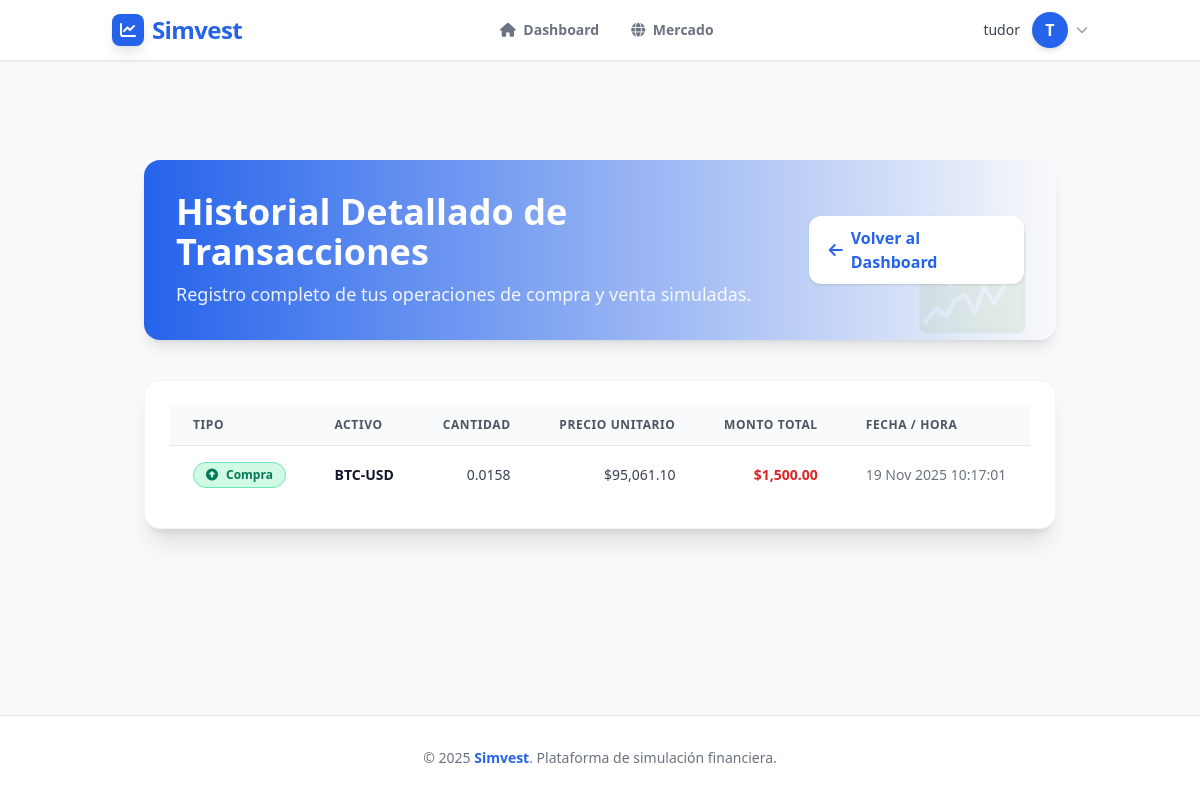
/dashboard/history (signed in), run on the app's committed database.
### app/models.py (models this page shows, shortened)
class User(db.Model, UserMixin):
    __tablename__ = 'users'
    id = db.Column(db.Integer, primary_key=True)
    username = db.Column(db.String(20), unique=True, nullable=False)
    email = db.Column(db.String(120), unique=True, nullable=False)
    password_hash = db.Column(db.String(128), nullable=False)  # Cambiado de password a password_hash
    first_name = db.Column(db.String(50))
    last_name = db.Column(db.String(50))
    capital = db.Column(db.Float, nullable=False, default=10000.00)
    created_at = db.Column(db.DateTime, nullable=False, default=datetime.utcnow)
    last_login = db.Column(db.DateTime)
    is_active = db.Column(db.Boolean, default=True)
    is_verified = db.Column(db.Boolean, default=False)
    profile_picture = db.Column(db.String(255))
    bio = db.Column(db.Text)
    language = db.Column(db.String(10), default='es')
    timezone = db.Column(db.String(50), default='UTC')
    role = db.Column(db.String(20), default='user')
    @property
    def password(self):
        raise AttributeError('La contraseña no es un atributo legible')
    @password.setter
    def password(self, password):
        self.set_password(password)

class Transaction(db.Model):
    __tablename__ = 'transactions'
    id = db.Column(db.Integer, primary_key=True)
    user_id = db.Column(db.Integer, db.ForeignKey('users.id'), nullable=False)
    symbol = db.Column(db.String(10), nullable=False)
    type = db.Column(db.String(10), nullable=False)
    quantity = db.Column(db.Float, nullable=False)
    price_per_unit = db.Column(db.Float, nullable=False)
    total_amount = db.Column(db.Float, nullable=False) # quantity * price_per_unit
    timestamp = db.Column(db.DateTime, index=True, default=func.current_timestamp())
    user = db.relationship('User', backref=db.backref('transactions', lazy=True))

### app/controllers/DashboardController.py (the view)
@dashboard_bp.route('/history')
@login_required
def history():
    all_transactions = Transaction.query.filter_by(user_id=current_user.id)\
                                     .order_by(desc(Transaction.timestamp))\
                                     .all()
    return render_template('Dashboard/history.html', transactions=all_transactions)

### app/__init__.py (called while the page is built)
@app.template_filter('currency')
def currency_filter(value):
    try:
        val = float(value)
        return f"${val:,.2f}"
    except (ValueError, TypeError, AttributeError):
        return value

### app/models.py (called while the page is built)
@login_manager.user_loader
def load_user(user_id):
    return db.session.get(User, int(user_id))

### app/templates/Dashboard/history.html (shortened to what this page needs)
{% extends "base.html" %}
{% block content %}
<main class="container mx-auto px-4 sm:px-6 lg:px-8 py-12 space-y-10">
    <header class="flex flex-col sm:flex-row sm:items-center sm:justify-between bg-gradient-to-r from-simvest-blue to-ocean-600 text-white rounded-2xl shadow-lg p-8 relative overflow-hidden">
        <div class="z-10">
            <h1 class="text-3xl sm:text-4xl font-extrabold mb-2">
                Historial Detallado de Transacciones
            </h1>
            <p class="text-lg opacity-90">Registro completo de tus operaciones de compra y venta simuladas.</p>
        </div>
        <div class="z-10 mt-6 sm:mt-0">
            <a href="{{ url_for('dashboard.dashboard') }}"
               class="inline-flex items-center bg-white text-simvest-blue px-5 py-2.5 rounded-xl font-semibold hover:bg-blue-50 shadow transition transform hover:scale-105">
                <i class="fa-solid fa-arrow-left mr-2"></i> Volver al Dashboard
            </a>
        </div>
        <div class="absolute right-0 bottom-0 opacity-10 text-8xl pr-6 pb-4">
        </div>
    </header>
    <section class="bg-white dark:bg-gray-800 rounded-2xl shadow-xl p-6 border border-gray-100 dark:border-gray-700 hover:shadow-2xl transition duration-300">
        {% if transactions %}
        <div class="overflow-x-auto">
            <table class="min-w-full text-sm text-left text-gray-700 dark:text-gray-200 divide-y divide-gray-200 dark:divide-gray-700">
                <thead class="bg-gray-50 dark:bg-gray-700 text-gray-600 dark:text-gray-300 uppercase text-xs font-bold tracking-wider">
                    <tr>
                        <th class="px-6 py-3">Tipo</th>
                        <th class="px-6 py-3">Activo</th>
                        <th class="px-6 py-3 text-right">Cantidad</th>
                        <th class="px-6 py-3 text-right">Precio Unitario</th>
                        <th class="px-6 py-3 text-right">Monto Total</th>
                        <th class="px-6 py-3">Fecha / Hora</th>
                    </tr>
                </thead>
                <tbody class="divide-y divide-gray-200 dark:divide-gray-700">
                    {% for tx in transactions %}
                    {% set tx_color = 'text-emerald-700 bg-emerald-100 border border-emerald-300 dark:text-emerald-300 dark:bg-emerald-900/30 dark:border-emerald-700' if tx.type == 'BUY' else 'text-red-700 bg-red-100 border border-red-300 dark:text-red-300 dark:bg-red-900/30 dark:border-red-700' %}
                    {% set tx_icon = 'fa-circle-up' if tx.type == 'BUY' else 'fa-circle-down' %}
                    <tr class="hover:bg-ocean-50/40 dark:hover:bg-gray-700/40 transition duration-150">
                        <td class="px-6 py-4 whitespace-nowrap">
                            <span class="inline-flex items-center font-bold px-3 py-1 rounded-full text-xs {{ tx_color }}">
                                <i class="fa-solid {{ tx_icon }} mr-2"></i>
                                {{ 'Compra' if tx.type == 'BUY' else 'Venta' }}
                            </span>
                        </td>
                        <td class="px-6 py-4 whitespace-nowrap font-semibold text-gray-900 dark:text-gray-100">{{ tx.symbol }}</td>
                        <td class="px-6 py-4 whitespace-nowrap text-right">{{ "{:,.4f}".format(tx.quantity) }}</td>
                        <td class="px-6 py-4 whitespace-nowrap text-right">{{ tx.price_per_unit | currency }}</td>
                        {% set total_color = 'text-red-600 dark:text-red-400' if tx.type == 'BUY' else 'text-emerald-600 dark:text-emerald-400' %}
                        <td class="px-6 py-4 whitespace-nowrap text-right font-semibold {{ total_color }}">
                            {{ tx.total_amount | currency }}
                        </td>
                        <td class="px-6 py-4 whitespace-nowrap text-gray-500 dark:text-gray-400">
                            {{ tx.timestamp.strftime('%d %b %Y %H:%M:%S') }}
                        </td>
                    </tr>
                    {% endfor %}
                </tbody>
            </table>
        </div>
        {% endif %}
    </section>
</main>
{% endblock %}

### app/templates/base.html (shortened to what this page needs)
<!DOCTYPE html>
<html lang="es" class="scroll-smooth">
<head>
  <script src="https://cdn.tailwindcss.com"></script>
  <link href="https://unpkg.com/aos@2.3.1/dist/aos.css" rel="stylesheet">
  <link rel="stylesheet" href="https://cdnjs.cloudflare.com/ajax/libs/font-awesome/6.4.0/css/all.min.css">
</head>
<body class="font-sans text-simvest-gray bg-simvest-bg dark:bg-simvest-darkbg dark:text-gray-100 transition-colors duration-300">
  <header class="bg-white/90 dark:bg-gray-800/90 backdrop-blur-md shadow-sm fixed w-full top-0 z-50 border-b border-gray-200 dark:border-gray-700 transition-colors duration-300">
    <div class="container mx-auto flex justify-between items-center px-6 py-3">
      <a href="{{ url_for('dashboard.dashboard') }}" class="flex items-center gap-2 group">
        <div class="w-8 h-8 bg-simvest-blue text-white flex items-center justify-center rounded-lg shadow-lg group-hover:rotate-12 transition-transform">
            <i class="fa-solid fa-chart-line"></i>
        </div>
        <span class="text-2xl font-extrabold tracking-tight text-simvest-blue dark:text-simvest-lightblue">
          Simvest
        </span>
      </a>
      {% if current_user.is_authenticated %}
      <nav class="hidden md:flex items-center space-x-8">
          <a href="{{ url_for('dashboard.dashboard') }}"
             class="text-sm font-semibold transition-colors duration-200
             {% if request.endpoint == 'dashboard.dashboard' %} text-simvest-blue dark:text-simvest-lightblue {% else %} text-gray-500 hover:text-simvest-blue dark:text-gray-400 dark:hover:text-white {% endif %}">
             <i class="fa-solid fa-house mr-1"></i> Dashboard
          </a>
          <a href="{{ url_for('market.market') }}"
             class="text-sm font-semibold transition-colors duration-200
             {% if request.endpoint == 'market.market' %} text-simvest-blue dark:text-simvest-lightblue {% else %} text-gray-500 hover:text-simvest-blue dark:text-gray-400 dark:hover:text-white {% endif %}">
             <i class="fa-solid fa-globe mr-1"></i> Mercado
          </a>
      </nav>
      {% endif %}
      <div class="flex items-center gap-4">
        {% if current_user.is_authenticated %}
          <div class="relative ml-3">
            <div>
              <button type="button" onclick="toggleDropdown()" class="flex items-center gap-2 max-w-xs bg-white dark:bg-gray-800 rounded-full focus:outline-none focus:ring-2 focus:ring-offset-2 focus:ring-simvest-blue" id="user-menu-button" aria-expanded="false" aria-haspopup="true">
                <span class="hidden md:block text-sm font-medium text-gray-700 dark:text-gray-200 mr-1">
                    {{ current_user.username }}
                </span>
                {% if current_user.profile_picture %}
                    <img class="h-9 w-9 rounded-full object-cover border border-gray-200 dark:border-gray-600" src="{{ url_for('static', filename='uploads/' + current_user.profile_picture) }}" alt="">
                {% else %}
                    <div class="h-9 w-9 rounded-full bg-simvest-blue text-white flex items-center justify-center font-bold shadow-md">
                        {{ current_user.username[0] | upper }}
                    </div>
                {% endif %}
                <i class="fa-solid fa-chevron-down text-xs text-gray-400"></i>
              </button>
            </div>
          </div>
        {% endif %}
      </div>
    </div>
  </header>
  <main data-aos="fade-up" data-aos-delay="50" class="container mx-auto px-6 py-8">
    {% block content %}{% endblock %}
  </main>
  <footer class="bg-white border-t border-gray-200 dark:bg-simvest-darkbg dark:border-gray-800 text-gray-500 dark:text-gray-400 py-8 mt-auto">
    <div class="container mx-auto px-6 text-center">
      <p class="text-sm">&copy; 2025 <span class="font-bold text-simvest-blue">Simvest</span>. Plataforma de simulación financiera.</p>
    </div>
  </footer>
</body>
</html>

### app/templates/base.html (style rules this page uses)
body { padding-top: 5rem; min-height: 100vh; display: flex; flex-direction: column; }
main { flex: 1; }

### data on the page
User: username "tudor", username "T"
Transaction: type "Compra", symbol "BTC-USD", quantity "0.0158", price_per_unit "$95,061.10", total_amount "$1,500.00", timestamp "19 Nov 2025 10:17:01"
